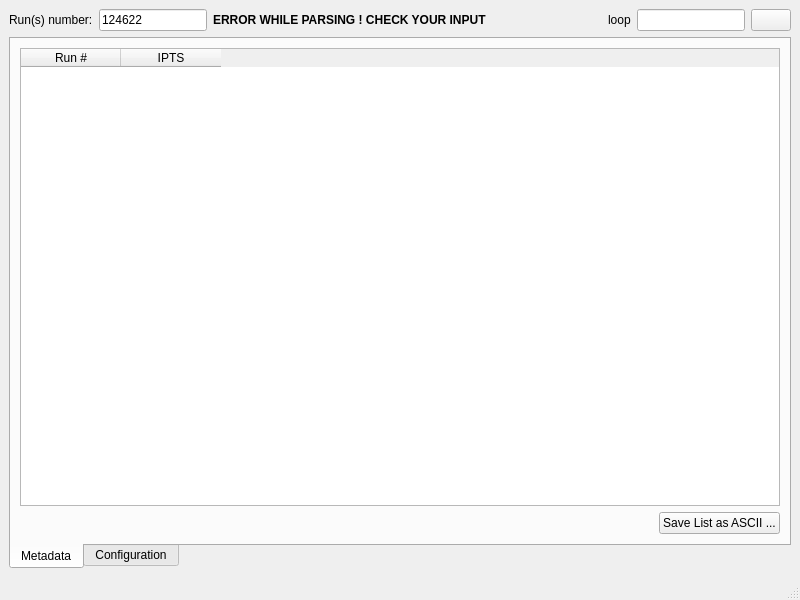
<?xml version="1.0" encoding="UTF-8"?>
<ui version="4.0">
 <class>MainWindow</class>
 <widget class="QMainWindow" name="MainWindow">
  <property name="geometry">
   <rect>
    <x>0</x>
    <y>0</y>
    <width>800</width>
    <height>600</height>
   </rect>
  </property>
  <property name="windowTitle">
   <string>MainWindow</string>
  </property>
  <widget class="QWidget" name="centralwidget">
   <layout class="QVBoxLayout" name="verticalLayout_5">
    <item>
     <layout class="QVBoxLayout" name="verticalLayout_4">
      <item>
       <layout class="QHBoxLayout" name="horizontalLayout">
        <item>
         <widget class="QLabel" name="label">
          <property name="text">
           <string>Run(s) number:</string>
          </property>
         </widget>
        </item>
        <item>
         <widget class="QLineEdit" name="runNumberEdit">
          <property name="toolTip">
           <string>1234 or 1234,1236 or 1234-1238</string>
          </property>
          <property name="text">
           <string>124622</string>
          </property>
         </widget>
        </item>
        <item>
         <widget class="QLabel" name="inputErrorLabel">
          <property name="enabled">
           <bool>true</bool>
          </property>
          <property name="font">
           <font>
            <weight>75</weight>
            <bold>true</bold>
           </font>
          </property>
          <property name="text">
           <string>ERROR WHILE PARSING ! CHECK YOUR INPUT  </string>
          </property>
         </widget>
        </item>
        <item>
         <spacer name="horizontalSpacer_3">
          <property name="orientation">
           <enum>Qt::Horizontal</enum>
          </property>
          <property name="sizeType">
           <enum>QSizePolicy::Expanding</enum>
          </property>
          <property name="sizeHint" stdset="0">
           <size>
            <width>40</width>
            <height>20</height>
           </size>
          </property>
         </spacer>
        </item>
        <item>
         <widget class="QLabel" name="searchLabel">
          <property name="text">
           <string>loop</string>
          </property>
         </widget>
        </item>
        <item>
         <widget class="QLineEdit" name="searchLineEdit"/>
        </item>
        <item>
         <widget class="QPushButton" name="clearButton">
          <property name="text">
           <string/>
          </property>
         </widget>
        </item>
       </layout>
      </item>
      <item>
       <widget class="QTabWidget" name="tabWidget">
        <property name="tabPosition">
         <enum>QTabWidget::South</enum>
        </property>
        <property name="currentIndex">
         <number>0</number>
        </property>
        <widget class="QWidget" name="tab">
         <attribute name="title">
          <string>Metadata</string>
         </attribute>
         <layout class="QVBoxLayout" name="verticalLayout_2">
          <item>
           <layout class="QVBoxLayout" name="verticalLayout">
            <item>
             <widget class="QTableWidget" name="metadataTable">
              <column>
               <property name="text">
                <string>Run #</string>
               </property>
              </column>
              <column>
               <property name="text">
                <string>IPTS</string>
               </property>
              </column>
             </widget>
            </item>
            <item>
             <layout class="QHBoxLayout" name="horizontalLayout_3">
              <item>
               <spacer name="horizontalSpacer_2">
                <property name="orientation">
                 <enum>Qt::Horizontal</enum>
                </property>
                <property name="sizeHint" stdset="0">
                 <size>
                  <width>40</width>
                  <height>20</height>
                 </size>
                </property>
               </spacer>
              </item>
              <item>
               <widget class="QPushButton" name="saveAsciiButton">
                <property name="text">
                 <string>Save List as ASCII ...</string>
                </property>
               </widget>
              </item>
             </layout>
            </item>
           </layout>
          </item>
         </layout>
        </widget>
        <widget class="QWidget" name="tab_2">
         <attribute name="title">
          <string>Configuration</string>
         </attribute>
         <layout class="QVBoxLayout" name="verticalLayout_3">
          <item>
           <widget class="QTableWidget" name="configureTable">
            <property name="sortingEnabled">
             <bool>true</bool>
            </property>
            <column>
             <property name="text">
              <string>Display ?</string>
             </property>
            </column>
            <column>
             <property name="text">
              <string>Name</string>
             </property>
            </column>
            <column>
             <property name="text">
              <string>Value</string>
             </property>
            </column>
            <column>
             <property name="text">
              <string>Units</string>
             </property>
            </column>
           </widget>
          </item>
          <item>
           <layout class="QHBoxLayout" name="horizontalLayout_2">
            <item>
             <widget class="QPushButton" name="unselectAll">
              <property name="enabled">
               <bool>false</bool>
              </property>
              <property name="text">
               <string>Unselect All</string>
              </property>
             </widget>
            </item>
            <item>
             <spacer name="horizontalSpacer">
              <property name="orientation">
               <enum>Qt::Horizontal</enum>
              </property>
              <property name="sizeHint" stdset="0">
               <size>
                <width>40</width>
                <height>20</height>
               </size>
              </property>
             </spacer>
            </item>
            <item>
             <widget class="QPushButton" name="exportConfiguration">
              <property name="enabled">
               <bool>false</bool>
              </property>
              <property name="text">
               <string>Export Configuration ...</string>
              </property>
             </widget>
            </item>
            <item>
             <widget class="QPushButton" name="importConfiguration">
              <property name="enabled">
               <bool>false</bool>
              </property>
              <property name="text">
               <string>Import Configuration ...</string>
              </property>
             </widget>
            </item>
           </layout>
          </item>
         </layout>
        </widget>
       </widget>
      </item>
     </layout>
    </item>
   </layout>
  </widget>
  <widget class="QMenuBar" name="menubar">
   <property name="geometry">
    <rect>
     <x>0</x>
     <y>0</y>
     <width>800</width>
     <height>25</height>
    </rect>
   </property>
  </widget>
  <widget class="QStatusBar" name="statusbar"/>
 </widget>
 <resources/>
 <connections>
  <connection>
   <sender>runNumberEdit</sender>
   <signal>returnPressed()</signal>
   <receiver>MainWindow</receiver>
   <slot>runNumberEditEvent()</slot>
   <hints>
    <hint type="sourcelabel">
     <x>169</x>
     <y>49</y>
    </hint>
    <hint type="destinationlabel">
     <x>399</x>
     <y>299</y>
    </hint>
   </hints>
  </connection>
  <connection>
   <sender>unselectAll</sender>
   <signal>clicked()</signal>
   <receiver>MainWindow</receiver>
   <slot>unselectAll()</slot>
   <hints>
    <hint type="sourcelabel">
     <x>69</x>
     <y>513</y>
    </hint>
    <hint type="destinationlabel">
     <x>399</x>
     <y>299</y>
    </hint>
   </hints>
  </connection>
  <connection>
   <sender>exportConfiguration</sender>
   <signal>clicked()</signal>
   <receiver>MainWindow</receiver>
   <slot>exportConfiguration()</slot>
   <hints>
    <hint type="sourcelabel">
     <x>520</x>
     <y>513</y>
    </hint>
    <hint type="destinationlabel">
     <x>399</x>
     <y>299</y>
    </hint>
   </hints>
  </connection>
  <connection>
   <sender>importConfiguration</sender>
   <signal>clicked()</signal>
   <receiver>MainWindow</receiver>
   <slot>importConfiguration()</slot>
   <hints>
    <hint type="sourcelabel">
     <x>693</x>
     <y>513</y>
    </hint>
    <hint type="destinationlabel">
     <x>399</x>
     <y>299</y>
    </hint>
   </hints>
  </connection>
  <connection>
   <sender>tabWidget</sender>
   <signal>currentChanged(int)</signal>
   <receiver>MainWindow</receiver>
   <slot>userChangedTab()</slot>
   <hints>
    <hint type="sourcelabel">
     <x>399</x>
     <y>318</y>
    </hint>
    <hint type="destinationlabel">
     <x>399</x>
     <y>299</y>
    </hint>
   </hints>
  </connection>
  <connection>
   <sender>saveAsciiButton</sender>
   <signal>clicked()</signal>
   <receiver>MainWindow</receiver>
   <slot>saveMetadataListAsAsciiFile()</slot>
   <hints>
    <hint type="sourcelabel">
     <x>701</x>
     <y>512</y>
    </hint>
    <hint type="destinationlabel">
     <x>399</x>
     <y>299</y>
    </hint>
   </hints>
  </connection>
  <connection>
   <sender>searchLineEdit</sender>
   <signal>textEdited(QString)</signal>
   <receiver>MainWindow</receiver>
   <slot>searchLineEditLive()</slot>
   <hints>
    <hint type="sourcelabel">
     <x>675</x>
     <y>49</y>
    </hint>
    <hint type="destinationlabel">
     <x>399</x>
     <y>299</y>
    </hint>
   </hints>
  </connection>
  <connection>
   <sender>clearButton</sender>
   <signal>clicked()</signal>
   <receiver>MainWindow</receiver>
   <slot>searchLineEditClear()</slot>
   <hints>
    <hint type="sourcelabel">
     <x>761</x>
     <y>49</y>
    </hint>
    <hint type="destinationlabel">
     <x>399</x>
     <y>299</y>
    </hint>
   </hints>
  </connection>
 </connections>
 <slots>
  <slot>runNumberEditEvent()</slot>
  <slot>unselectAll()</slot>
  <slot>exportConfiguration()</slot>
  <slot>importConfiguration()</slot>
  <slot>userChangedTab()</slot>
  <slot>saveMetadataListAsAsciiFile()</slot>
  <slot>searchLineEditLive()</slot>
  <slot>searchLineEditClear()</slot>
 </slots>
</ui>
